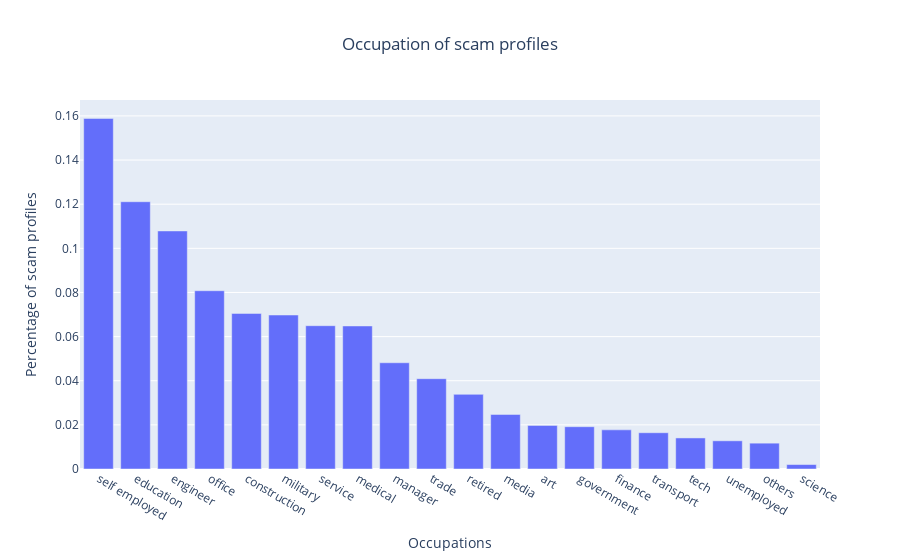

The notebook cell saved with this chart:
### Code cell
counts = cleaned_df["translated_occupation_category"].value_counts(normalize = True)

fig = px.bar(counts, title="Occupation of scam profiles")
fig.update_layout(
    xaxis_title = "Occupations",
    yaxis_title = "Percentage of scam profiles",
    title_x = 0.5,
    showlegend = False
)

fig.show()

### Figure 1 — Plotly figure (JSON) as saved in the notebook; plotly's stock layout.template omitted (floating-point values rounded to 4 significant figures)
{"data": [{"alignmentgroup": "True", "hovertemplate": "variable=translated_occupation_category<br>index=%{x}<br>value=%{y}<extra></extra>", "legendgroup": "translated_occupation_category", "marker": {"color": "#636efa", "pattern": {"shape": ""}}, "name": "translated_occupation_category", "offsetgroup": "translated_occupation_category", "orientation": "v", "showlegend": true, "textposition": "auto", "type": "bar", "x": ["self employed", "education", "engineer", "office", "construction", "military", "service", "medical", "manager", "trade", "retired", "media", "art", "government", "finance", "transport", "tech", "unemployed", "others", "science"], "xaxis": "x", "y": [0.1589, 0.1211, 0.1079, 0.08079, 0.0705, 0.06979, 0.06494, 0.06482, 0.04814, 0.04093, 0.03383, 0.02472, 0.01975, 0.01916, 0.01774, 0.01644, 0.01408, 0.01278, 0.01171, 0.002011], "yaxis": "y"}], "layout": {"barmode": "relative", "legend": {"title": {"text": "variable"}, "tracegroupgap": 0}, "showlegend": false, "title": {"text": "Occupation of scam profiles", "x": 0.5}, "xaxis": {"anchor": "y", "domain": [0, 1], "title": {"text": "Occupations"}}, "yaxis": {"anchor": "x", "domain": [0, 1], "title": {"text": "Percentage of scam profiles"}}}}
